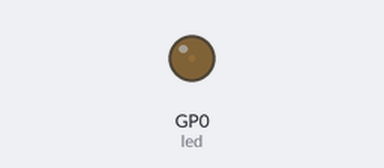
Bench run of a program on a simulated Raspberry Pi Pico running MicroPython. Shown: output pins drawn as LEDs (lit = HIGH).

Above: at 0.05 s.
At 4.95 s:
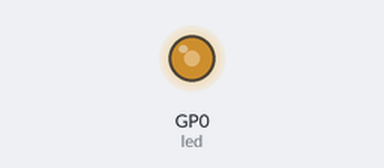
At 7.75 s:
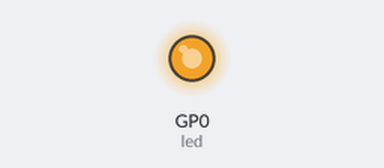
At 15.45 s:
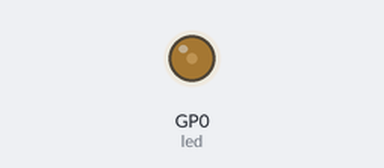
Timing chart, 0 to 22.8 s (numbered marks = the images above):
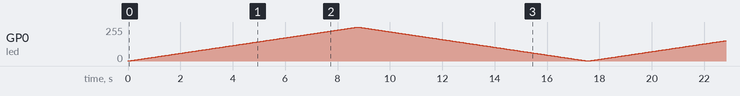

The program:

EP4_ledbrightness.py
```python
from machine import Pin, PWM
import time
led=Pin(0)
pwm=PWM(led)
pwm.freq(1000)

while True:
    for duty in range(65536):
        pwm.duty_u16(duty)
        time.sleep(0.0001)
    for duty in range(65536,0,-1):
        pwm.duty_u16(duty)
        time.sleep(0.0001)
```
